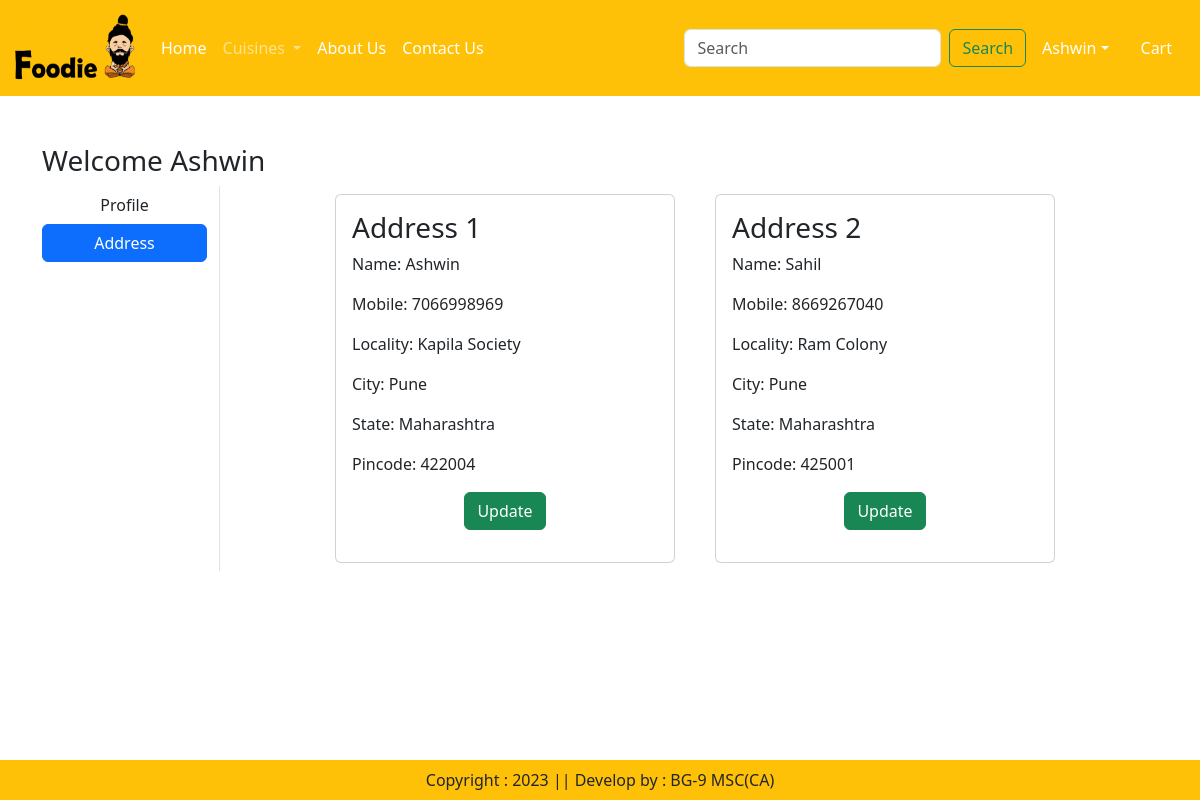
/address/ (signed in), run on the app's committed database.
### app/models.py (models this page shows, shortened)
class Customer(models.Model):
     user =models.ForeignKey(User,on_delete=models.CASCADE)
     name =models.CharField(max_length=200)
     mobile =models.IntegerField(default=0)
     locality =models.CharField(max_length=200)
     city =models.CharField(max_length=50)
     zipcode =models.IntegerField()
     state =models.CharField(choices=STATE_CHOICES,max_length=100)

### app/views.py (the view)
# urls.py: path('address/', views.address, name='address'),
@login_required
def address(request):
    add = Customer.objects.filter(user=request.user)
    totalitem = 0
    if request.user.is_authenticated:
          totalitem = len(Cart.objects.filter(user=request.user))
    return render(request, 'app/address.html',locals())

### app/templates/app/address.html (shortened to what this page needs)
{% extends 'app/base.html' %}
{% load static %}
{% block main-content %}
<div class="container my-5">
    <div class="row">
        <h3>Welcome  <span class="text-capitalize">{{request.user}}</span></h3>
        <div class="col-sm-2 border-end">
            <ul class="list-unstyled">
                <li class="d-grid"><a href="{% url 'profile' %}" class="btn ">Profile</a></li>
                <li class="d-grid"><a href="{% url 'address' %}" class="btn btn-primary">Address</a></li>
            </ul>
        </div>
        <div class="col-sm-8 offset-sm-1">
            <div class="row">
                {% for ad in add  %}
                <div class="col-sm-6">
                    <div class="card m-2">
                        <div class="card-body">
                            <h3>Address {{forloop.counter}}</h3>
                            <p>Name: {{ad.name}}</p>
                            <p>Mobile: {{ad.mobile}}</p>
                            <p>Locality: {{ad.locality}}</p>
                            <p>City: {{ad.city}}</p>
                            <p>State: {{ad.state}}</p>
                            <p>Pincode: {{ad.zipcode}}</p>
                            <p class="text-center"> <a href="{% url 'updateAddress' pk=ad.id %}" type="button" class="btn btn-success">Update</a></p>
                        </div>
                    </div>
                </div>
                {% endfor %}
            </div>
        </div>
    </div>
</div>
{% endblock main-content %}

### app/templates/app/base.html (shortened to what this page needs)
<!DOCTYPE html>
 {% load static %}
<html lang="en">
<head>
    <link href="https://cdn.jsdelivr.net/npm/bootstrap@5.3.0-alpha3/dist/css/bootstrap.min.css" rel="stylesheet">
    <link rel="stylesheet" href="{% static 'app/css/owl.carousel.min.css' %}" />
    <link rel='stylesheet' href="{% static 'app/css/all.min.css' %}"/>
    <link rel='stylesheet' href="{% static 'app/css/style.css' %}"/>
</head>
<body>
    <nav class="navbar navbar-expand-lg navbar-dark bg-warning">
        <div class="container-fluid">
          <a class="navbar-brand" href="#">
            <img src="{% static "app/images/logo.png" %}" width="125" height="70"/>
          </a>
          <div class="collapse navbar-collapse" id="navbarSupportedContent">
            <ul class="navbar-nav me-auto mb-2 mb-lg-0">
              {% if request.user.is_authenticated %}
              <li class="nav-item">
                <a class="nav-link active" aria-current="page" href="/">Home</a>
              </li>
              <li class="nav-item dropdown">
                <a class="nav-link dropdown-toggle" href="#" role="button" data-bs-toggle="dropdown" aria-expanded="false">
                  Cuisines
                </a>
              </li>
              <li class="nav-item">
                <a class="nav-link text-white" href="{% url 'about'  %}">About Us</a>
              </li>
              <li class="nav-item">
                <a class="nav-link text-white" href="{% url 'contact' %}">Contact Us</a>
              </li>
            </ul>
            <form class="d-flex" role="search" action="/search">
              <input class="form-control me-2" type="search" placeholder="Search" name="search" aria-label="Search">
              <button class="btn btn-outline-success" type="submit">Search</button>
            </form>
          </div>
          <ul class="navbar-nav me-auto mb-2 mb-lg-0">
            <li class="nav-item dropdown mx-2">
                <a class="nav-link dropdown-toggle text-white" href="#" id="profileDropdown" role="button" data-bs-toggle="dropdown" aria-expanded="false">{{request.user}}</a>
            </li>
            <li class="nav-item mx-2">
                <a href="{% url 'showcart' %}" class="nav-link text-white"> Cart </a>
            </li>
            {% endif %}
          </ul>
        </div>
      </nav>
      {% block main-content %}{% endblock main-content %}
      <footer class="container-fluid fixed-bottom bg-warning text-center p-2 mt-5">
        Copyright : 2023 || Develop by : BG-9 MSC(CA)
      </footer>
</body>
</html>

### data on the page
Customer: name "Ashwin", mobile "7066998969", locality "Kapila Society", city "Pune", state "Maharashtra", zipcode "422004"
Customer: name "Sahil", mobile "8669267040", locality "Ram Colony", city "Pune", state "Maharashtra", zipcode "425001"

### other printed values
{{ request.user }} "Ashwin"
